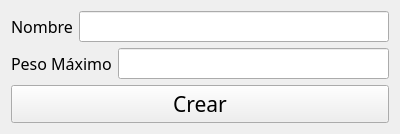
<?xml version="1.0" encoding="UTF-8"?>
<ui version="4.0">
 <class>Form</class>
 <widget class="QWidget" name="Form">
  <property name="windowModality">
   <enum>Qt::ApplicationModal</enum>
  </property>
  <property name="geometry">
   <rect>
    <x>0</x>
    <y>0</y>
    <width>400</width>
    <height>120</height>
   </rect>
  </property>
  <property name="font">
   <font>
    <family>Century Gothic</family>
    <pointsize>12</pointsize>
   </font>
  </property>
  <property name="mouseTracking">
   <bool>true</bool>
  </property>
  <property name="focusPolicy">
   <enum>Qt::StrongFocus</enum>
  </property>
  <property name="acceptDrops">
   <bool>true</bool>
  </property>
  <property name="windowTitle">
   <string>ProjectGamma - Nuevo cohete</string>
  </property>
  <layout class="QVBoxLayout" name="verticalLayout">
   <item>
    <layout class="QHBoxLayout" name="horizontalLayout">
     <item>
      <widget class="QLabel" name="label">
       <property name="font">
        <font>
         <family>Century Gothic</family>
         <pointsize>12</pointsize>
        </font>
       </property>
       <property name="text">
        <string>Nombre</string>
       </property>
      </widget>
     </item>
     <item>
      <widget class="QLineEdit" name="nameField">
       <property name="font">
        <font>
         <family>Century Gothic</family>
         <pointsize>12</pointsize>
        </font>
       </property>
      </widget>
     </item>
    </layout>
   </item>
   <item>
    <layout class="QHBoxLayout" name="horizontalLayout_2">
     <item>
      <widget class="QLabel" name="label_2">
       <property name="font">
        <font>
         <family>Century Gothic</family>
         <pointsize>12</pointsize>
        </font>
       </property>
       <property name="text">
        <string>Peso Máximo</string>
       </property>
      </widget>
     </item>
     <item>
      <widget class="QLineEdit" name="weightField">
       <property name="font">
        <font>
         <family>Century Gothic</family>
         <pointsize>12</pointsize>
        </font>
       </property>
      </widget>
     </item>
    </layout>
   </item>
   <item>
    <widget class="QPushButton" name="createButton">
     <property name="font">
      <font>
       <family>Century Gothic</family>
       <pointsize>16</pointsize>
      </font>
     </property>
     <property name="text">
      <string>Crear</string>
     </property>
    </widget>
   </item>
  </layout>
 </widget>
 <resources/>
 <connections/>
</ui>
